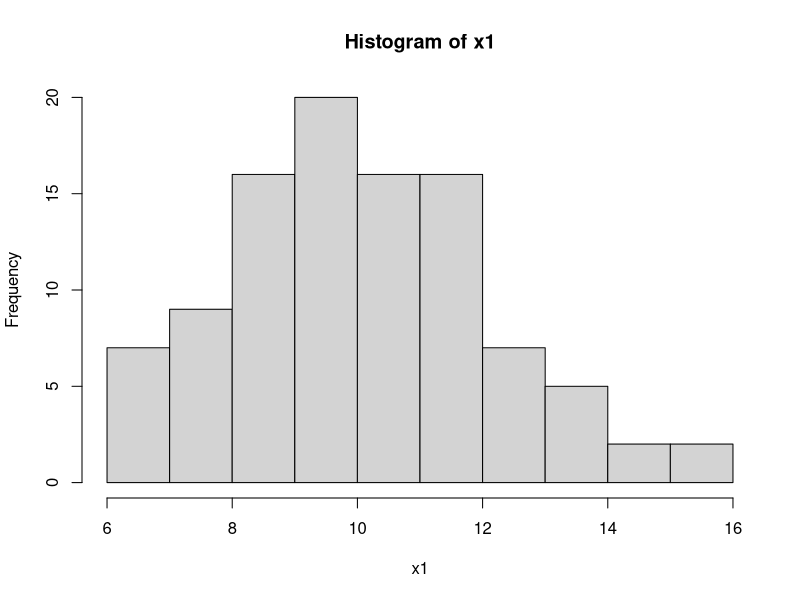
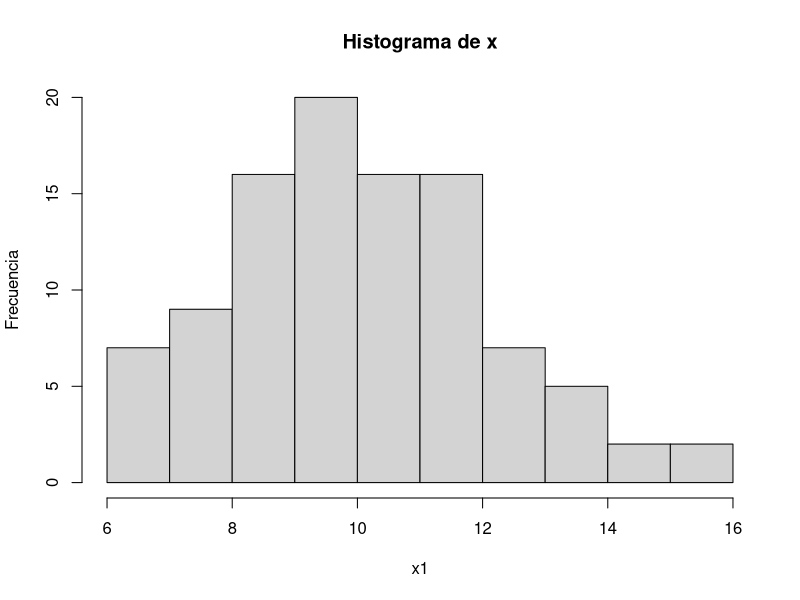
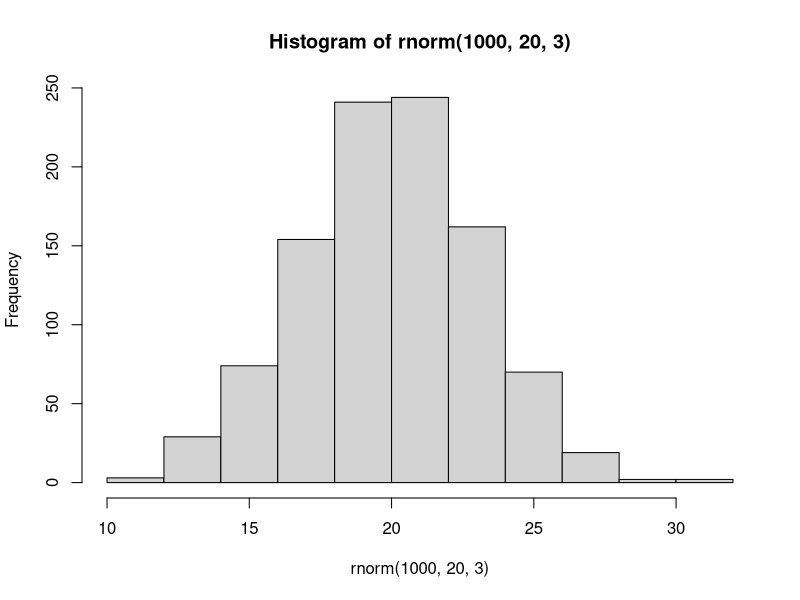
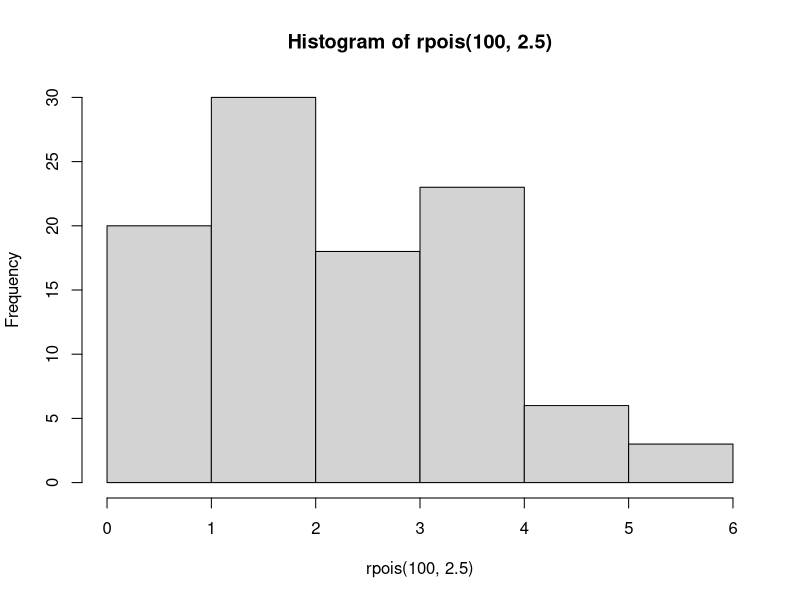
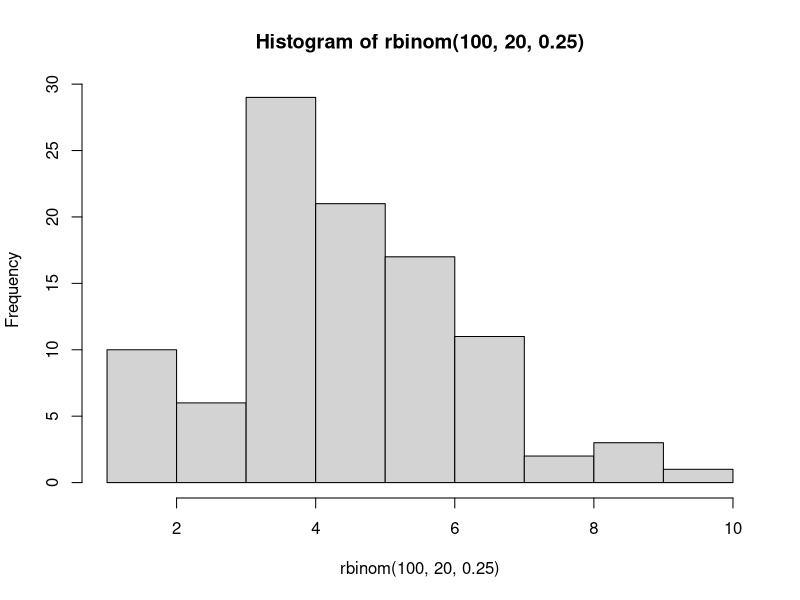
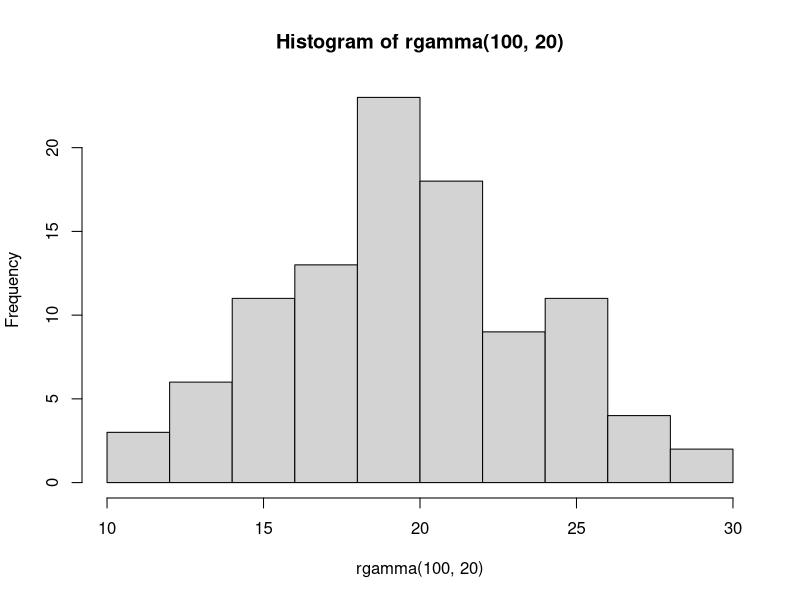
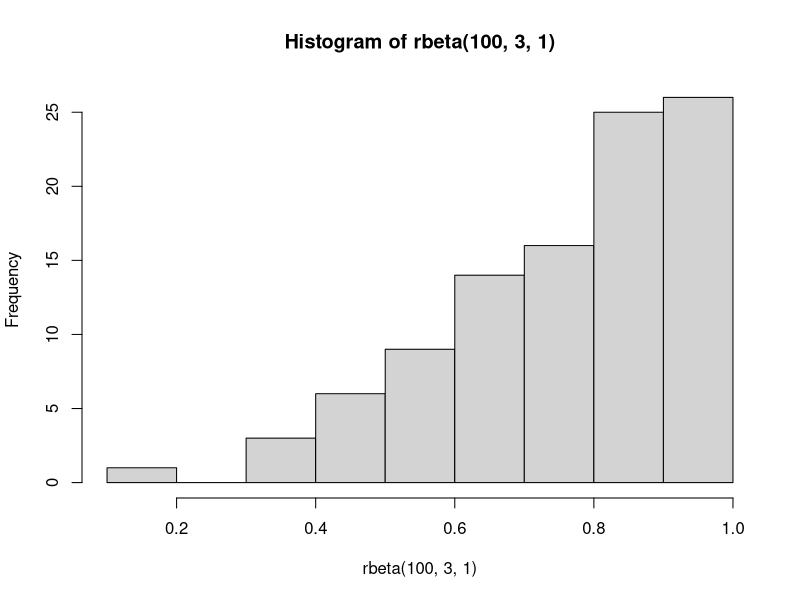
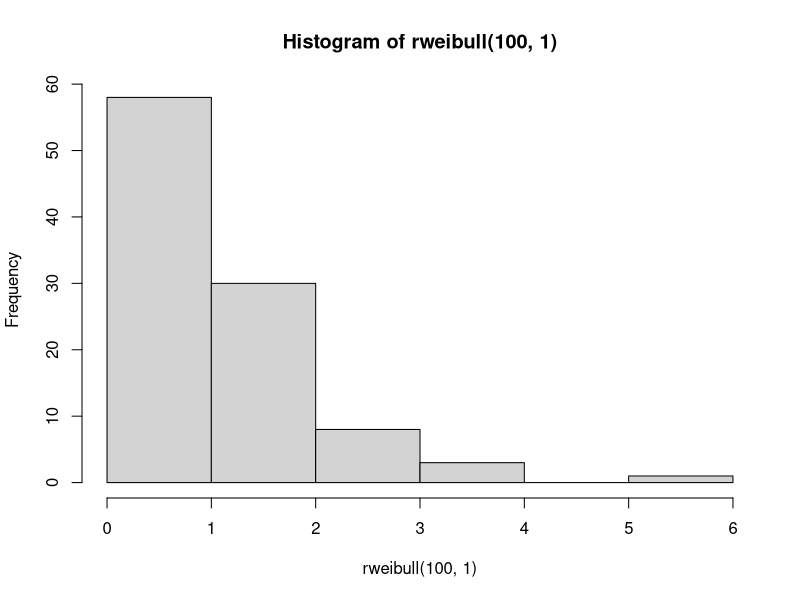

Generate these figures, in order, with R:

setwd("C:/Users/aspr/Desktop/da/R_Examples")
set.seed(2018)
x1<-rnorm(100, 10,2)
y1<-rnorm(100, 5.5)
x2<-rnorm(100, 10,1)
y2<-rnorm(100, 3.5)*x1


#histograma
hist(x1)
hist(x1, main = "Histograma de x", ylab = "Frecuencia")
hist(rnorm(1000, 20, 3))
hist(rpois(100,2.5))
hist(rbinom(100,20,.25))
hist(rgamma(100,20))
hist(rbeta(100,3,1))
hist(rweibull(100,1))
?Distributions

##steam and leaf
stem(x1)

print(x1)
summary(x1)

stem(x2)
hist(x2)


#boxplot
boxplot(x1,main="Boxplot de x1",ylab="x1")

boxplot(x1,x2, names=c("x1", "x2"),
        ylab="Puntos", xlab="Grupos",
        main="Figura 1. GRaficas de caja para la variable x")

#barplot
?barplot
z<-rpois(10,3)
barplot(z)

data()

VADeaths

mp <- barplot(VADeaths) # default
tot <- colMeans(VADeaths)
print(tot)
text(mp, tot + 3, format(tot), xpd = TRUE, col = "blue")
barplot(VADeaths, beside = TRUE,
        col = c("lightblue", "mistyrose", "lightcyan",
                "lavender", "cornsilk"),
        , ylim = c(0, 80))
title(main = "Death Rates in Virginia", font.main = 4)

#Graficas de funciones matematicas
z <- seq(-3,3,0.01)
?dnorm
fdp<-dnorm(z)
plot(z,fdp,type="l")
polygon(c(z[z<=-1],-1),c(fdp[z<=-1],fdp[z==-3]),col="red")
?polygon

# fdp <-funcion densidad de probabilidad
# Se crea una funcion que grafique el area bajo la curva normal estandar

area<-function(x=0){
  z<-seq(-3,3,0.01)
  fdp<-dnorm(z)
  plot(z,fdp,type="l")
  polygon(c(z[z<=x],x),c(fdp[z<=x],fdp[z==-3]),col="red")
}

area()
area(2)
area(-2)         


#Funcion de makeham
X<-1:100
A<-.00007
B<-.0005
C<-10^.04
mu<-A+B*C^X
plot(X,mu,type="l")
makeham<-function(A,B,C){
  plot(X,A+B*C^X,type="l",main="Funcion de Makeham")
}
makeham(.00007,.0005,1.09)
makeham(A,B,C)


